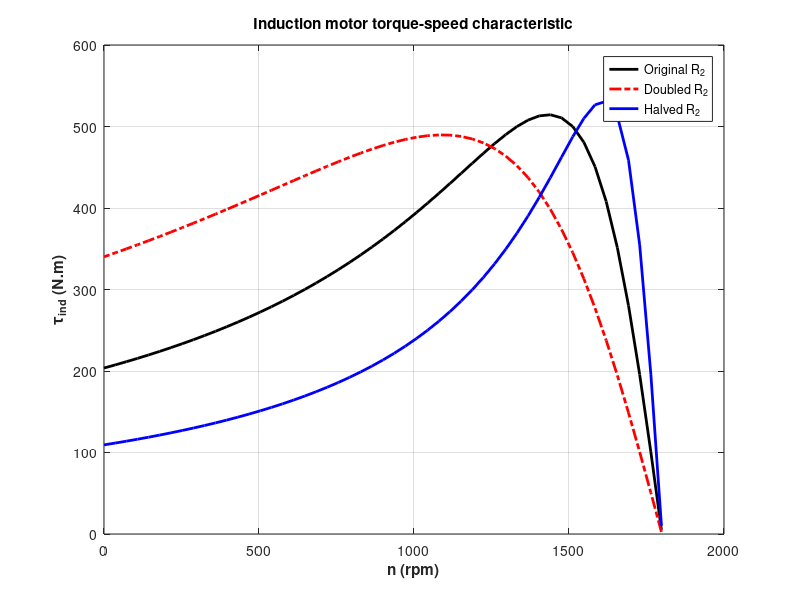

Here is the MATLAB script that generated this plot:
% M-file, torque_speed_curve.m 
% Plot the torque-speed curve of the induction motor from Example 7-5.

% Initialize the values needed in this program.
rl = 0.641;          % Stator resistance (ohms)
xl = 1.106;          % Stator reactance (ohms)
r2 = 0.332;          % Rotor resistance (ohms)
x2 = 0.464;          % Rotor reactance (ohms)
xm = 26.3;           % Magnetization branch reactance (ohms)
v_phase = 460 / sqrt(3); % Phase voltage (volts)
n_sync = 1800;       % Synchronous speed (r/min)
w_sync = 188.5;      % Synchronous speed (rad/s)

% Calculate the Thevenin voltage and impedance
z_th = ((rl + 1j*xl) * (1j*xm)) / (rl + 1j*(xl + xm));
v_th = v_phase * z_th;

% Calculate the torque-speed characteristic for slips between 0 and 1.
s = (0:1/50:1);    % Slip
s(1) = 0.001;      % Avoid divide by zero problems
run = (1 - s) * n_sync; % Mechanical speed (r/min)

% Preallocate arrays for torque values
t_ind1 = zeros(1, length(s));
t_ind2 = zeros(1, length(s));
t_ind3 = zeros(1, length(s));

% Calculate torque for original and doubled rotor resistance
for ii = 1:length(s)
    r_th = rl * s(ii) / (s(ii) + 1);
    x_th = xl * xm / (xl + xm);
    
    t_ind1(ii) = (3 * abs(v_th)^2 * r2 / s(ii)) / ...
                 (w_sync * ((r_th + r2/s(ii))^2 + (x_th + x2)^2));
             
    t_ind2(ii) = (3 * abs(v_th)^2 * (2*r2) / s(ii)) / ...
                 (w_sync * ((r_th + (2*r2)/s(ii))^2 + (x_th + x2)^2));
    t_ind3(ii) = (3 * abs(v_th)^2 * (0.5*r2) / s(ii)) / ...
                 (w_sync * ((r_th + (0.5*r2)/s(ii))^2 + (x_th + x2)^2));
end

% Plot the torque-speed curves
figure;
plot(run, t_ind1, 'k-', 'LineWidth', 2.0);
hold on;
plot(run, t_ind2, 'r-.', 'LineWidth', 2.0);
hold on;
plot(run , t_ind3 , 'b-' , 'LineWidth',2.0)
xlabel('n (rpm)', 'FontWeight', 'Bold');
ylabel('\tau_{ind} (N.m)', 'FontWeight', 'Bold');
title('Induction motor torque-speed characteristic', 'FontWeight', 'Bold');
legend('Original R_{2}', 'Doubled R_{2}','Halved R_{2}', 'Location', 'Best');
grid on;
hold off;